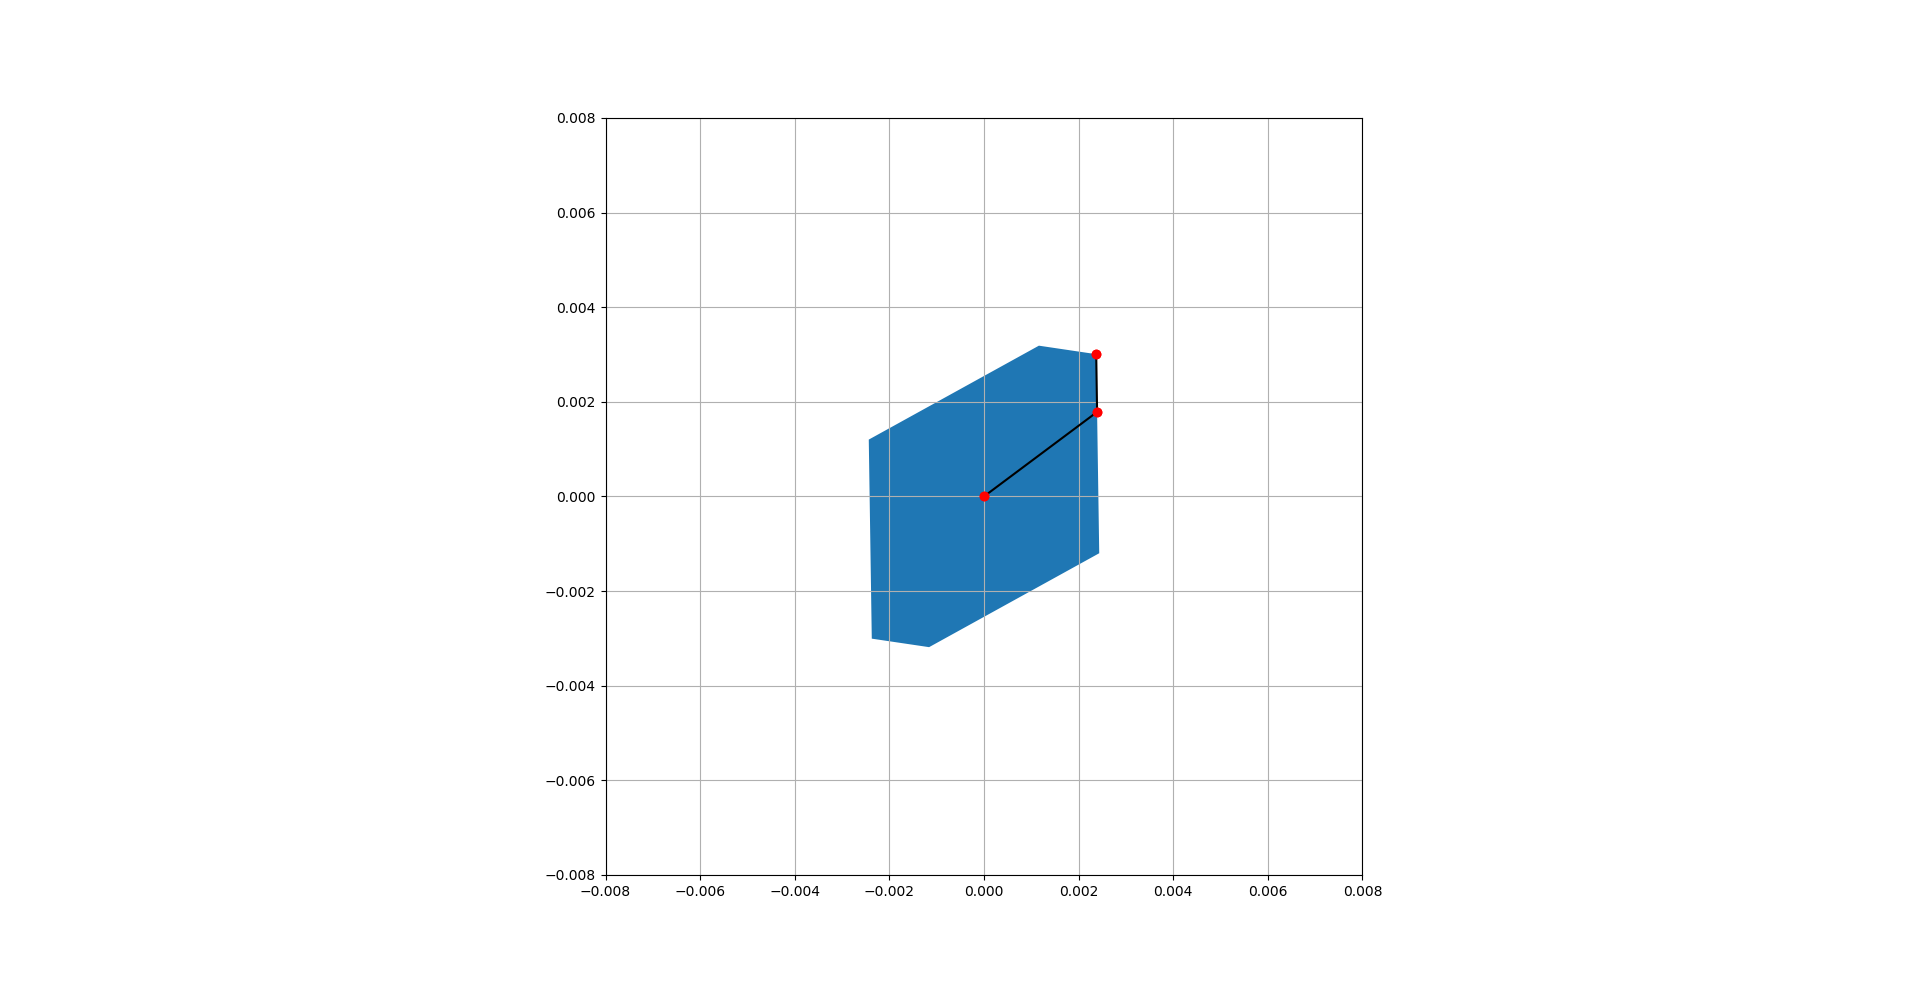

The Python source for this figure:
import math

from solver.elastoplastic_process import ElastoplasticProcess
from solver.grid import Grid
import numpy as np
import matplotlib.pyplot as plt

from solver.sp_view import SweepingView
from solver.springs_view import SpringsView

n1 = 2
n2 = 2


def a_func(orig, termin):
    base_stiffess = 1.
    if (orig[0] == termin[0]) or (orig[1] == termin[1]):
        return base_stiffess #non-diagonal springs have stiffness 2
    else:
        return base_stiffess/2 #diagonal springs have stiffness 1

def cplus_func(orig, termin):
    base_yeld_stress=0.001

    if (orig[0] == termin[0]) or (orig[1] == termin[1]):
        yeld_stress=base_yeld_stress #non-diagonal springs
    else:
        yeld_stress = base_yeld_stress/math.sqrt(2)  #diagonal sptings

    return yeld_stress

def cminus_func(orig, termin):
    return -cplus_func(orig, termin)

def is_node_func(coords):
    result = True
    return result


def xi_func(coords):
    delta=2
    (i,j)=coords
    return (i * delta, j * delta)


def add_springs_func(orig):
    (i,j) = orig

    termins = []
    if (i < n1-1) and is_node_func((i+1,j)):
        termins.append((i+1,j))
    if (j < n2-1) and is_node_func((i,j+1)):
        termins.append((i,j+1))
    if (i < n1-1) and (j < n2-1) and is_node_func((i+1, j + 1)):
        termins.append((i+1, j + 1))
    if (i < n1-1) and (j > 0) and is_node_func((i + 1, j - 1)):
        termins.append((i + 1, j - 1))
    return termins

def add_disp_boundary_cond_func(node_coords, component):
    """
    Set up displacement boundary condition at the node with grid coordinates node_coords
    :param node_coords: coordinates of the node in terms of the grid (integers)
    :param component:
    :return: Scalar function, representing the component of the displacement velocity at the node
    """
    v = None
    if node_coords[0] == 0 and node_coords[1] == 0: #both components for the node to be 0
        v = lambda t: 0

    if node_coords[0] == 2 and node_coords[1] == 1 and component == 0: # x-compontnt of the velocity of the node is 0.1, y-component is unrestricted
        v = lambda t: 0.2

    #if node_coords[0] == 2 and node_coords[1] == 1 and component == 1:
    #    v = lambda t: 0.1

    return v

def add_force_boundary_cond_func(node_coords):
    """
    Set up displacement boundary condition at the node with grid coordinates node_coords
    :param node_coords: coordinates of the node in terms of the grid (integers)
    :return: Vector function (touple-valued), representing the component of the displacement velocity at the node
    """
    force = lambda t: (0,0)
    return force


example3grid = Grid(n1, n2, is_node_func, xi_func, add_springs_func, a_func, cminus_func,cplus_func, add_disp_boundary_cond_func, add_force_boundary_cond_func)

example3 = example3grid.get_elastoplastic_process()

Q_mod=example3grid.Q
Q_mod=np.hstack((Q_mod, np.zeros((4,4))))
Q_mod=np.vstack((Q_mod, np.zeros((2,10))))
Q_mod[0,6]=1
Q_mod[4,6]=-1
Q_mod[1,7]=1
Q_mod[4,7]=-1
Q_mod[2,8]=1
Q_mod[5,8]=-1
Q_mod[3,9]=1
Q_mod[5,9]=-1

a_mod=example3grid.a
a_mod=np.hstack((a_mod, np.array([0.5,0.5,0.5,0.5])))
cplus_mod=example3grid.cplus
cplus_mod=np.hstack((cplus_mod, np.ones(4)*0.03/math.sqrt(2)))
cminus_mod=-cplus_mod

d=2
q_mod=4
d_xi_rho_mod_mat=np.zeros((q_mod, 6*2))
d_xi_rho_mod_mat[0,8]=1
d_xi_rho_mod_mat[1,9]=1
d_xi_rho_mod_mat[2,10]=1
d_xi_rho_mod_mat[3,11]=1
d_xi_rho_mod = lambda xi, t: d_xi_rho_mod_mat
d_t_rho_mod = lambda xi, t: np.array([0,0,-0.1,0])
f_mod = lambda t: np.zeros(12)


process_mod = ElastoplasticProcess(Q_mod, a_mod, cminus_mod, cplus_mod, d, q_mod, None, d_xi_rho_mod, d_t_rho_mod, f_mod)
t0 = 0
dt = 0.0001
nsteps = 2000


xi_mod =  example3grid.xi
xi_mod=np.hstack((xi_mod, np.array([-2.,1.,4.,1.])))

t_ref = 0
e0_mod= np.zeros(10)

(T, E) = process_mod.solve_fixed_spaces_e_only(xi_mod, e0_mod,t0, dt, nsteps, xi_mod, t_ref)
(T_leapfrog, E_leapfrog) = process_mod.leapfrog(e0_mod,t0,xi_mod,t_ref)


figE, axE = plt.subplots()
axE.plot(T, E.T)
axE.set(title="E")

XI = np.tile(np.expand_dims(xi_mod, axis=1),(1,T.shape[0]))

#SpringsView(T,XI,E, example3,((-3,7),(-1,8)),"example3_new_two_squares_disp.mp4",20)
SpringsView(T,XI,E, process_mod,((-3,7),(-1,8)))

SweepingView(T, XI, E, E_leapfrog,  process_mod,((-0.008, 0.008),(-0.008,0.008)))
plt.show()
